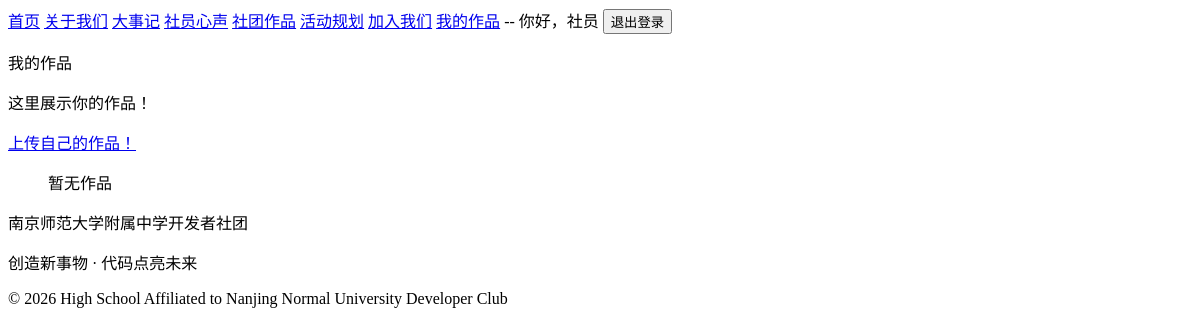
Before: /products/my_works/ (signed in) with the older database file.
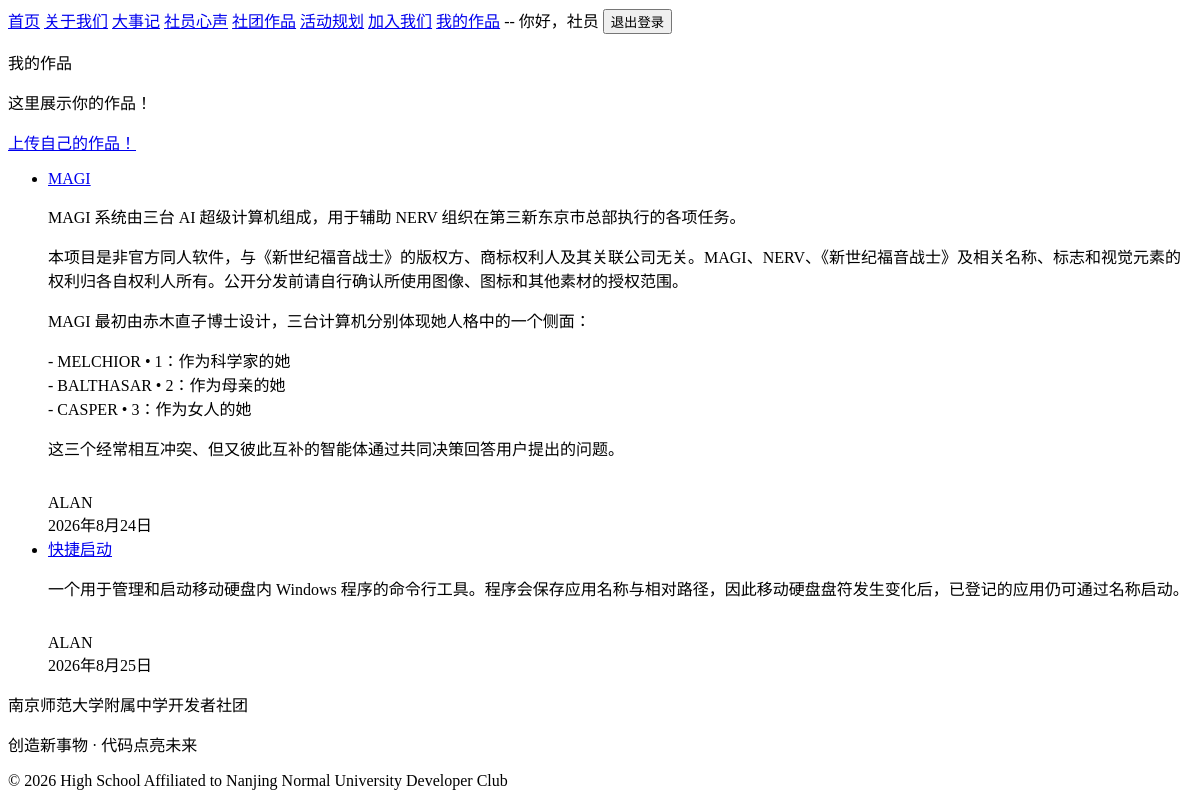
After: the same page with the newer database file.
### products/models.py (models this page shows, shortened)
class Series(models.Model):
    name = models.CharField(
        max_length=100,
        unique=True,
        error_messages={
          'unique': '该名称已经存在，请重新输入！',  # 自定义重复提示语
      })
    bango = models.CharField(max_length=20,
                             validators=[english_and_symbols_validator],
                             unique=True,
                             error_messages={
          'unique': '该代号已经存在，请重新输入！',  # 自定义重复提示语
      })
    owner = models.ForeignKey(User,
                              on_delete=models.SET_NULL,
                              null=True,
                              blank=True,)
    intro = models.TextField()
    author = author = models.CharField(max_length=100)
    date_added = models.DateField(auto_now_add=True)
    class Meta:
        verbose_name_plural = 'series'

### products/views.py (the view)
# urls.py: path('my_works/', views.my_works, name='my_works'),
@login_required
def my_works(request):
    series = Series.objects.filter(owner=request.user).order_by('date_added')
    context = {'series': series}
    return render(request, 'products/my_works.html', context)

### products/templates/products/my_works.html
{% extends 'website_index/base.html' %}
{% block content %}
<p>我的作品</p>
<p>这里展示你的作品！</p>
<a href="{% url 'products:new_series' %}">上传自己的作品！</a>
<ul>
    {% for single_series in series %}
        <li>
            <a href="{% url 'products:my_single_series' single_series.bango %}">{{ single_series.name }}</a><br>
            {{ single_series.intro|linebreaks }}<br>
            {{ single_series.author}}<br>
            {{ single_series.date_added}}<br>
        </li>
    {% empty %}
        <p>暂无作品</p>
    {% endfor %}
</ul>
{% endblock content %}

### website_index/templates/website_index/base.html (shortened to what this page needs)
<nav>
  <a href="{% url 'website_index:index' %}">首页</a>
  <a href="{% url 'website_index:intro_list' %}">关于我们</a>
  <a href="{% url 'website_index:history' %}">大事记</a>
  <a href="{% url 'comments:comment_list' %}">社员心声</a>
  <a href="{% url 'products:all_products' %}">社团作品</a>
  <a href="{% url 'website_index:activities' %}">活动规划</a>
  <a href="{% url 'website_index:join_us' %}">加入我们</a>
  {% if user.is_authenticated %}
    <a href="{% url 'products:my_works' %}">我的作品</a> --
  {% else %}
    --
  {% endif %}
  {% if user.is_authenticated %}
    你好，社员{{ user.realname }}
    <form action="{% url 'users:logout' %}" method="post" style="display: inline;">
      <button type="submit">退出登录</button>
    </form>
  {% else %}
    <a href="{% url 'users:register' %}">社员注册</a>
    <a href="{% url 'users:login' %}">社员登录</a>
  {% endif %}
</nav>
{% block content %}
{% endblock content %}
<p>南京师范大学附属中学开发者社团</p>
<p>创造新事物 · 代码点亮未来</p>
<p>© 2026 High School Affiliated to Nanjing Normal University Developer Club</p>

Changed rows visible on the page:
now on this page (row edited): Series: name "MAGI", intro "MAGI 系统由三台 AI 超级计算机组成，用于辅助 NERV 组织在第三新东京市总部执行的各项任务。 本项目是非官方同人软件，与《新世纪福音战士》的版权方、商标权利人及其关联公司无关。MAGI、NERV、《新世纪福音战士》及相关名称、标志和视觉元素的权利归各自权利人所有。公开分发前请自行确认所使用图像、图标和其他素材的授权范围。 MAGI 最初由赤木直子博士设计，三台计算机分别体现她人格中的一个侧面： - MELCHIOR • 1：作为科学家的她 - BALTHASAR • 2：作为母亲的她 - CASPER • 3：作为女人的她 这三个经常相互冲突、但又彼此互补的智能体通过共同决策回答用户提出的问题。", author "ALAN", date_added "2026年8月24日"
now on this page (row edited): Series: name "快捷启动", intro "一个用于管理和启动移动硬盘内 Windows 程序的命令行工具。程序会保存应用名称与相对路径，因此移动硬盘盘符发生变化后，已登记的应用仍可通过名称启动。", author "ALAN", date_added "2026年8月25日"
Other visible differences:
text no longer shown: "暂无作品"
